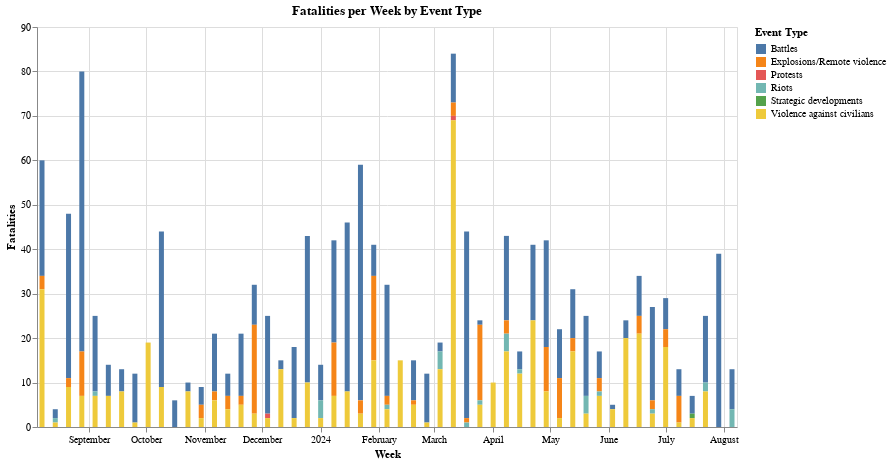

Source (notebook cell):
### Code cell
# Group by week and event_type, summing fatalities
weekly = df.groupby([pd.Grouper(key='event_date', freq='W-MON'), 'event_type'])['fatalities'].sum().reset_index()
weekly.columns = ['week', 'event_type', 'fatalities']

# Stacked bar chart
chart = alt.Chart(weekly).mark_bar().encode(
    x=alt.X('week:T', title='Week'),
    y=alt.Y('fatalities:Q', title='Fatalities'),
    color=alt.Color('event_type:N', title='Event Type'),
    tooltip=['week:T', 'event_type:N', 'fatalities:Q']
).properties(
    width=700,
    height=400,
    title='Fatalities per Week by Event Type'
).interactive()

chart

### Figure 1 — Vega-Lite specification as saved in the notebook (floating-point values rounded to 4 significant figures; data arrays with more than 128 entries replaced by an {"elided": "..."} marker saying what was removed)
{"config": {"view": {"continuousWidth": 300, "continuousHeight": 300}}, "data": {"name": "data-f910de747c721fd371b748a8f7ab9c3a"}, "mark": {"type": "bar"}, "encoding": {"color": {"field": "event_type", "title": "Event Type", "type": "nominal"}, "tooltip": [{"field": "week", "type": "temporal"}, {"field": "event_type", "type": "nominal"}, {"field": "fatalities", "type": "quantitative"}], "x": {"field": "week", "title": "Week", "type": "temporal"}, "y": {"field": "fatalities", "title": "Fatalities", "type": "quantitative"}}, "height": 400, "params": [{"name": "param_2", "select": {"type": "interval", "encodings": ["x", "y"]}, "bind": "scales"}], "title": "Fatalities per Week by Event Type", "width": 700, "$schema": "https://vega.github.io/schema/vega-lite/v5.20.1.json", "datasets": {"data-f910de747c721fd371b748a8f7ab9c3a": {"elided": "272 records"}}}
